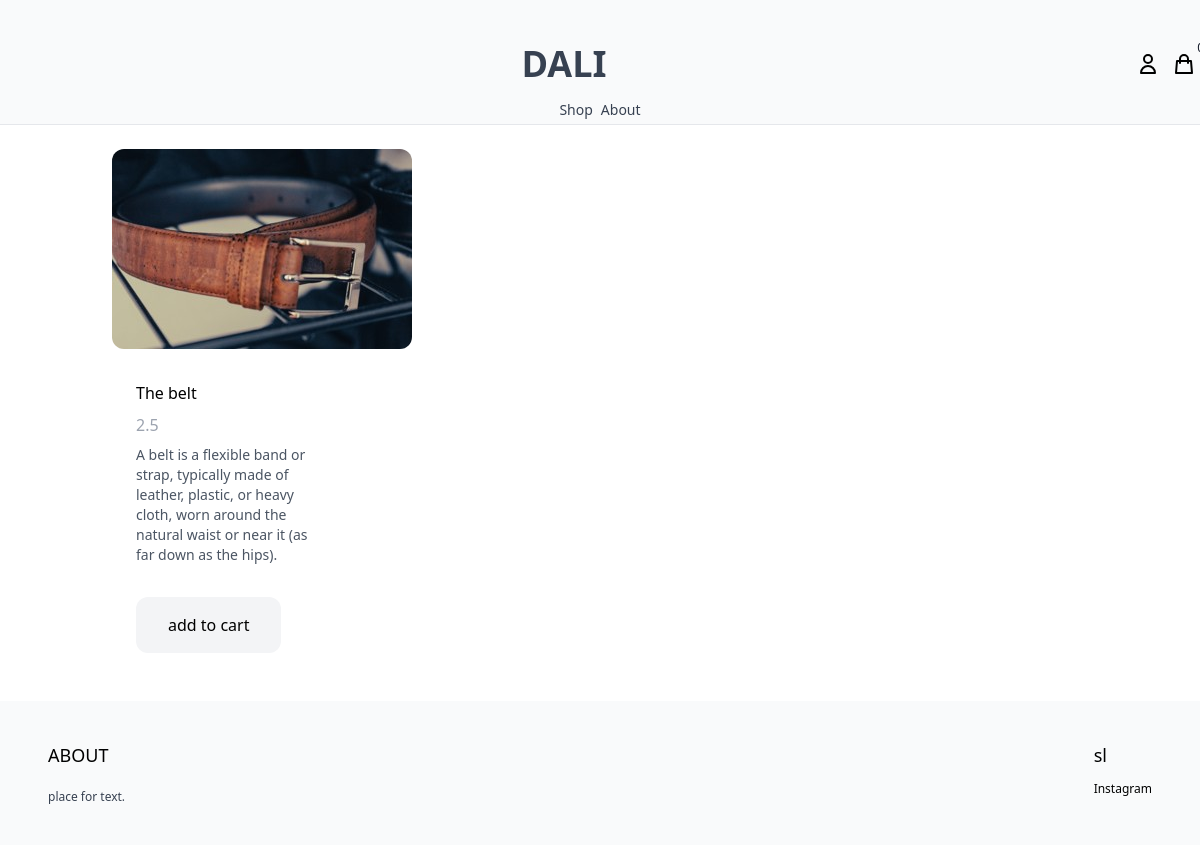
The page /shop/belt/ on the database its author committed.
### product/models.py (models this page shows, shortened)
class Product(models.Model):
    category = models.ForeignKey(Category, related_name='products', on_delete=models.CASCADE) #on delete cascade is used to delete the category if the product is deleted
    name = models.CharField(max_length=255)
    slug = models.SlugField()
    description = models.TextField(blank=True, null=True)  #aprasymas
    price = models.IntegerField() # kad matyti centus
    created_at = models.DateTimeField(auto_now_add=True) # kada sukurtas, automatiskai sukuria irasa
    image = models.ImageField(upload_to='uploads/', blank=True, null=True) #upload_to - img saving folder
    thumbnail = models.ImageField(upload_to='uploads/', blank=True, null=True) #upload_to - img saving folder
    class Meta:
        ordering = ('-created_at',) #  kad matyti sukurimo data
    def get_display_price(self):
        return self.price / 100 # kad matyti kainas in $

### product/views.py (the view)
# urls.py: path('shop/<slug:slug>/', product, name='product'), #<slug:slug> is the slug of the product to be loaded after clicking on the product / dinamic url
def product(request, slug):
    product = get_object_or_404(Product, slug=slug)    #get the product from the database
    return render(request, 'product/product.html', {'product': product}) #pass the product to the product page

### cart/cart.py (called while the page is built)
    def __len__(self):                                #get the length of the cart, how many items are in the cart
        return sum(item['quantity'] for item in self.cart.values())     #return the number of items in the cart

### cart/context_processors.py (called while the page is built)
def cart(request):
    cart = Cart(request)
    return {'cart': cart}   #pass the cart to the template

### product/templates/product/product.html
{% extends "core/base.html"%} {%block content%}
<div class="max-w-5xl mx-auto flex flex-wrap py-6 px-6 xl:px-0">
  <div class="images w-full mb-6 lg:mb-0 lg:w-3/5">
    <img
      class="rounded-xl"
      src="{{product.image.url}}"
  </div>
  <div class="information w-full lg:w-2/5 lg:p-6">
    <h4 class="text-2 my-2">{{product.name}}</h4>
    <p class="text-gray-400 my-2">{{product.get_display_price}}</p>
    {% if product.description %}
    <p class="text-sm text-gray-600 my-2">{{product.description}}</p>
    {% endif %}
    <a
      href="#"
      class="mt-6 inline-block px-8 py-4 rounded-xl bg-gray-100 text-black hover:bg-yellow-100"
      hx-get="{% url 'add_to_cart' product.id %}"
      hx-target="#menu-cart-button"
      hx-swap="outerHTML"
    >
      add to cart
    </a>
  </div>
</div>
{%endblock%}

### rows shown on the page
Product: image (picture), name "The belt", get_display_price "2.5", description "A belt is a flexible band or strap, typically made of leather, plastic, or heavy cloth, worn around the natural waist or near it (as far down as the hips)."
